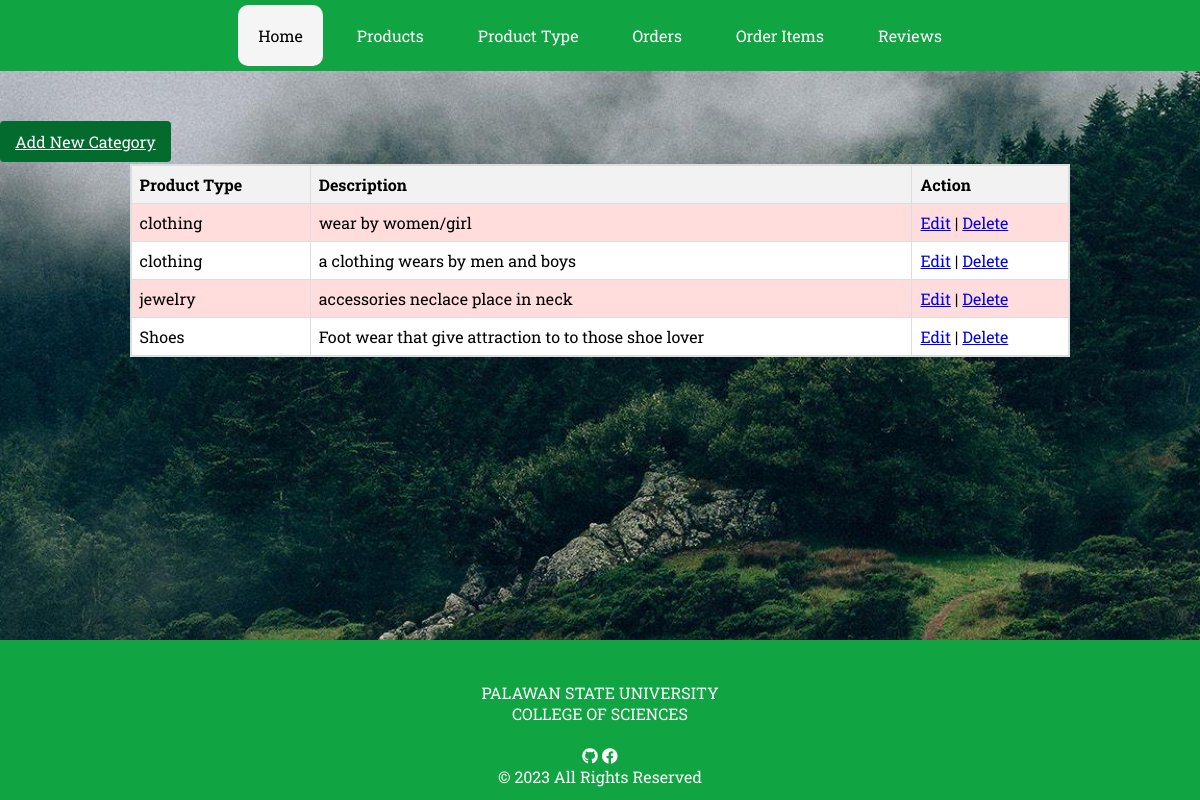
Page /categories/ on the committed database.
### record/models.py (models this page shows, shortened)
class BaseModel(models.Model):
    created_at = models.DateTimeField(auto_now=True, db_index=True)
    updated_at = models.DateTimeField(auto_now=True)
    class Meta:
        abstract = True

class Category(BaseModel):
    category_id = models.AutoField(primary_key=True)
    name = models.CharField(max_length=255)
    description = models.TextField()

### record/views.py (the view)
# urls.py: path('categories/', CategoryListView.as_view(), name='category-list'),
class CategoryListView(ListView):
    model = Category
    template_name = 'category_list.html'
    context_object_name = 'categories'
    paginate_by = 5
    def get_queryset(self):
        return Category.objects.all()

### record/templates/category_list.html (shortened to what this page needs)
{% extends 'base.html' %}
{% load static %}
{% block content %}
  <a href="{% url 'category-add' %}" class="custom-btn btn btn-primary">Add New Category</a><br>
  <section class="trainers-container">
    <table class="styled-table">
      <tbody>
        <tr>
          <th>Product Type</th>
          <th>Description</th>
          <th>Action</th>
        </tr>
        {% for category in categories %}
          <tr>
            <td>{{ category.name }}</td>
            <td>{{ category.description }}</td>
            <td>
              <a href="{% url 'category-update' category.category_id %}">Edit</a> |
              <a href="{% url 'category-delete' category.category_id %}">Delete</a>
            </td>
          </tr>
        {% empty %}
          <tr>
            <td colspan="3" style="text-align: center;">
              <p>No Records Found</p>
            </td>
          </tr>
        {% endfor %}
      </tbody>
    </table>
  </section>
{% endblock %}

### record/static/css/style.css (style rules this page uses)
* { margin: 0; padding: 0; font-family: 'Roboto Slab'; }
body { background-image: url('../images/bg.jpg'); background-size: cover; background-position: center; background-attachment: fixed; height: 100%; margin: 0; padding: 0; }
.custom-btn.btn.btn-primary { background-color: rgb(3, 107, 46); color: white; padding: 10px 15px; border-radius: 4px; cursor: pointer; }
.trainers-container { min-height: auto; border-collapse: collapse; margin: 1%; display: flex; justify-content: center; }
.trainers-container table { border-collapse: collapse; background-color: white; border: 2px solid #dddddd; }
.trainers-container th, .trainers-container td { border: 1px solid #dddddd; text-align: left; padding: 8px; }
.trainers-container th { background-color: white; }
.styled-table { width: 80%; border-collapse: collapse; border: 1px solid #ddd; }
.styled-table th { background-color: #f2f2f2; padding: 8px; text-align: left; border: 1px solid #ddd; }
.styled-table td { padding: 8px; text-align: left; border: 1px solid #ddd; }
.styled-table tbody tr:nth-child(even) { background-color: #ffdddd; }
.styled-table tbody tr:nth-child(odd) { background-color: #ffffff; }

### rows in the picture
Category: name "clothing", description "wear by women/girl"
Category: name "clothing", description "a clothing wears by men and boys"
Category: name "jewelry", description "accessories neclace place in neck"
Category: name "Shoes", description "Foot wear that give attraction to to those shoe lover"
